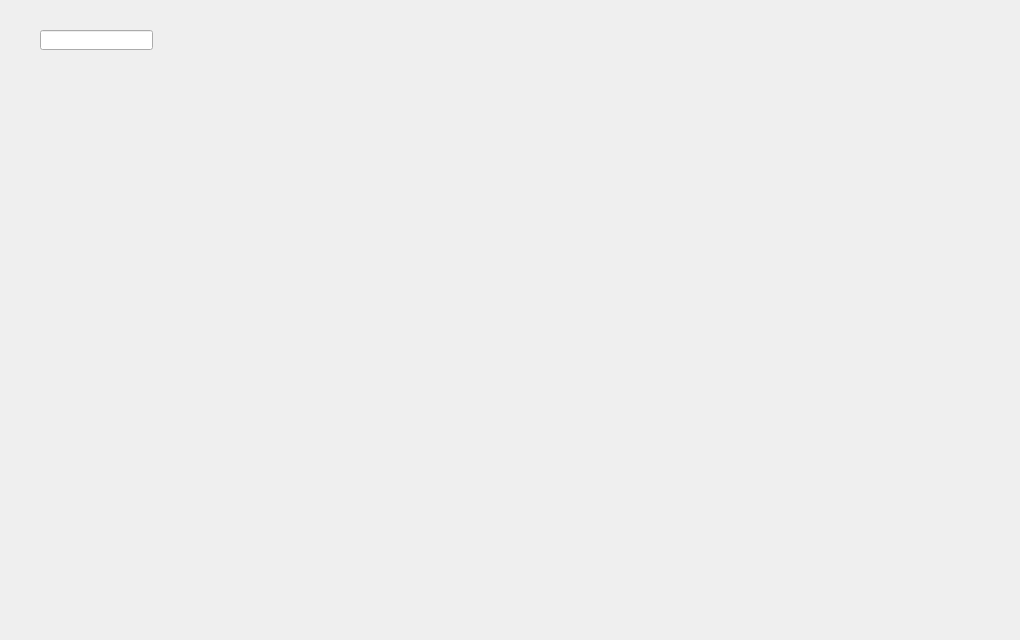
<?xml version="1.0" encoding="UTF-8"?>
<ui version="4.0">
 <class>FormYourTimeLine</class>
 <widget class="QWidget" name="FormYourTimeLine">
  <property name="geometry">
   <rect>
    <x>0</x>
    <y>0</y>
    <width>1020</width>
    <height>640</height>
   </rect>
  </property>
  <property name="windowTitle">
   <string>Form</string>
  </property>
  <widget class="QLineEdit" name="lineEdit">
   <property name="geometry">
    <rect>
     <x>40</x>
     <y>30</y>
     <width>113</width>
     <height>20</height>
    </rect>
   </property>
  </widget>
 </widget>
 <resources/>
 <connections/>
</ui>
